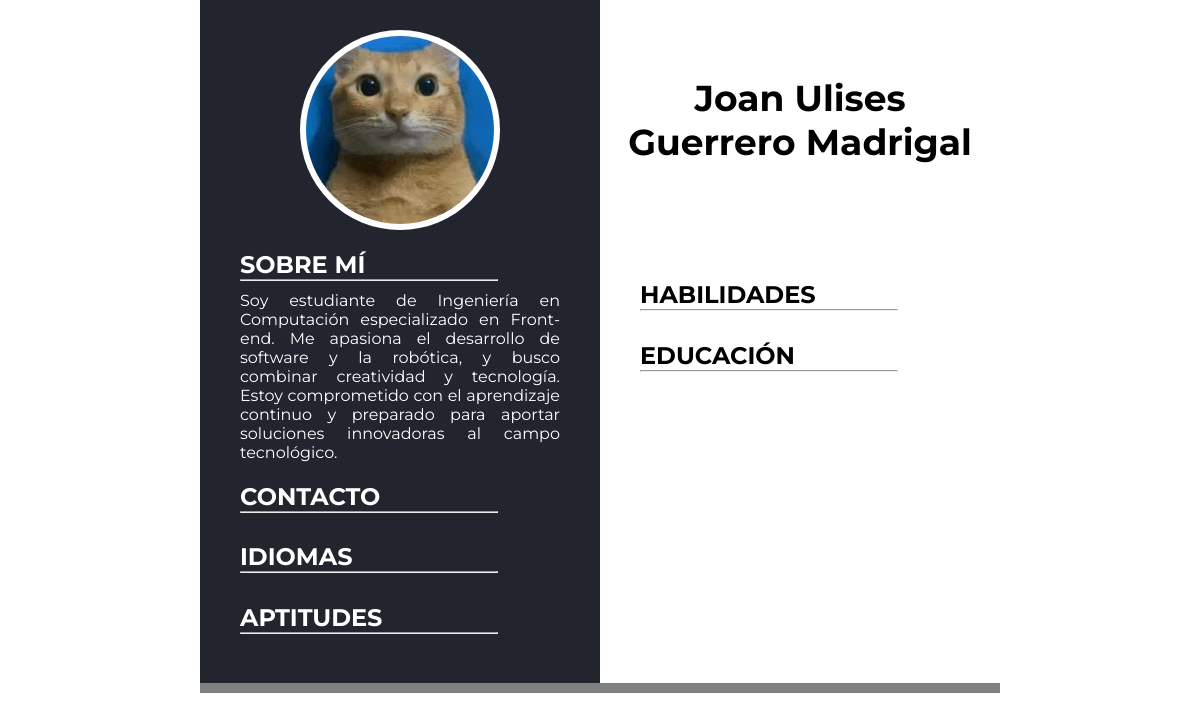
Screenshot of /person/joan-guerrero/ with the database file from the repository.
### cv_manager/models.py (models this page shows, shortened)
class Person(models.Model):
    name = models.CharField(max_length=50, null=False)
    last_name = models.CharField(max_length=50, null=False)
    profile_image = models.ImageField(
        upload_to='profile_images/',
        height_field=None,
        width_field=None,
        max_length=255,
        blank=True,
        null=True
    )
    about = models.TextField(null=False)
    slug = models.SlugField(null=False)
    pallete = models.ForeignKey(ColorPallete, related_name='color_pallete', on_delete=models.PROTECT, null=True)

### cv_manager/views.py (the view)
# urls.py: path('person/<slug:slug>/', views.cv_detail, name='cv_view'),
def cv_detail(request,slug):
    person = get_object_or_404(Person, slug=slug)
    contacts = Contact.objects.filter(person=person)
    languages = Language.objects.filter(person=person)
    aptitudes = Aptitude.objects.filter(person=person)
    skills = Skill.objects.filter(person=person)
    educations = Education.objects.filter(person=person).order_by('-start_year')
    laboral_exp = LaboralExp.objects.filter(person=person)
    context = {
        'person':person,
        'contacts':contacts,
        'languages':languages,
        'aptitudes':aptitudes,
        'skills':skills,
        'educations':educations,
        'laboral_exp':laboral_exp,
    }
    return render(request,'cv.html',context)

### templates/cv.html (shortened to what this page needs)
{% load static %}
<!DOCTYPE html>
<html lang="en">
<head>
    <link rel="stylesheet" href="{% static 'css/cv1.css' %}">
</head>
<body>
    <div id="main-container">
        <div id="left-container" style="background-color:{{person.pallete.primary_color}}">
            <div id="profile-img-container">
                {% if person.profile_image %}
                    <img src="{{ person.profile_image.url }}" alt="" id="profile-img">
                {% else %}
                    <img src="{% static 'images/image.jpg' %}" alt="" id="profile-img">
                {% endif %}
            </div>
            <section class="cv-section" id="about-me">
                <h1 class="cv-title">SOBRE MÍ</h1> <hr>
                <p class="cv-text">{{person.about}}</p>
            </section>
            <section class="cv-section" id="contact-section">
                <h1 class="cv-title">CONTACTO</h1> <hr>
            </section>
            <section class="cv-section" id="contact-section">
                <h1 class="cv-title">IDIOMAS</h1> <hr>
            </section>
            <section class="cv-section" id="aptitude-section">
                <h1 class="cv-title">APTITUDES</h1> <hr>
            </section>
        </div>
        <div id="right-container">
            <section class="cv-section" id="skill-section">
                <h1 class="cv-title">HABILIDADES</h1> <hr>
            </section>
            <section class="cv-section" id="education-section">
                <h1 class="cv-title">EDUCACIÓN</h1> <hr>
            </section>
        </div>
    </div>
    <div style="width:800px; height:10px; background-color:gray;" class="footerdiv"></div>
</body>
</html>

### static/css/cv1.css (style rules this page uses)
body { display: flex; flex-direction: column; justify-content: center; align-items: center; font-family: "Montserrat", sans-serif; margin: 0px; }
.basic-item, .section-item h4, .section-item p, .cv-text, .cv-title, #profile-img, ul, hr { padding: 0px; margin: 0px; }
.container, .section-item, .progress-bar, .progress-bar-container, #name-container, .cv-section, .circle-container, #profile-img-container { width: auto; height: auto; margin: 0px; padding: 0px; display: flex; flex-direction: column; justify-content: center; align-items: center; }
hr { width: 80%; margin-right: auto; margin-bottom: 3%; }
#main-container { width: 800px; min-height: 500px; display: flex; flex-direction: row; background-color: gray; }
#left-container, #right-container { width: 50%; height: auto; display: flex; flex-direction: column; align-items: center; }
#left-container { color: white; background-color: #22242e; }
#right-container { color: black; background-color: white; }
.circle-container, #profile-img-container { width: 50%; aspect-ratio: 1/1; border-radius: 50%; }
#profile-img-container { width: 50%; margin-top: 30px; margin-bottom: 20px; background-color: white; }
#profile-img { width: 94%; aspect-ratio: 1/1; border-radius: 50%; object-fit: cover; }
.cv-section { width: 80%; margin-bottom: 5%; align-items: flex-start; }
.cv-title { text-align: left; }
.cv-text { text-align: justify; }
#skill-section { margin-top: 10%; }
#aptitude-section { margin-bottom: 10%; }

### rows the page displays
Person: profile_image (picture), about "Soy estudiante de Ingeniería en Computación especializado en Front-end. Me apasiona el desarrollo de software y la robótica, y busco combinar creatividad y tecnología. Estoy comprometido con el aprendizaje continuo y preparado para aportar soluciones innovadoras al campo tecnológico."
